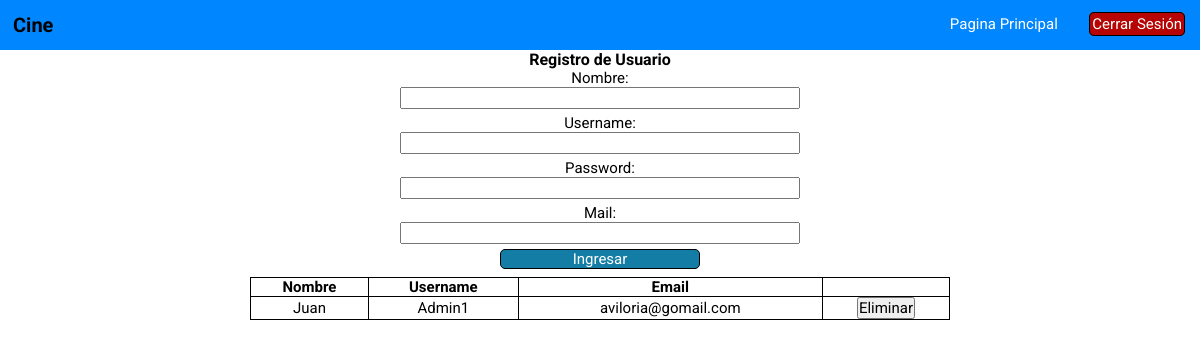
Page /registro.php on the committed database.
### tables this page shows
CREATE TABLE `users` (
  `id` int(11) NOT NULL,
  `nombre` varchar(50) NOT NULL,
  `username` varchar(30) NOT NULL,
  `password` varchar(30) NOT NULL,
  `email` varchar(50) NOT NULL
);

### registro.php (the view, shortened to what this page needs)
<?php
	require('conexion.php');
?>
	<!DOCTYPE html>
	<html>
	<head>
		<link rel="stylesheet" type="text/css" href="estilos.css">
	</head>
	<body>
		<header class="cabecera"><?php require 'header.php'; ?></header>
		<form action="" method="post">
			<h2>Registro de Usuario</h2>
			<label>Nombre: </label>
			<br><input type="text" name="Nombre" class="entrada"><br>
			<label>Username: </label>
			<br><input type="text" name="Username" class="entrada"><br>
			<label>Password: </label>
			<br><input type="password" name="Password" class="entrada"><br>
			<label>Mail: </label>
			<br><input type="text" name="Mail" class="entrada"><br>
			<input type="submit" name="ingresar" value="Ingresar" class="submit">
	</form>
<?php
	$sql = "SELECT * FROM users";
	$result = $conexion->query($sql);
?>
	<br>
	<center>
		<table class="tabla">
			<thead>
				<tr>
					<th>Nombre</th>
					<th>Username</th>
					<th>Email</th>
					<th></th>
				</tr>
			</thead>
<?php
	while ($datauser = $result->fetch_assoc()) {
?>
			<tbody>
				<tr>
					<td><?php echo $datauser['nombre']; ?></td>
					<td><?php echo $datauser['username']; ?></td>
					<td><?php echo $datauser['email']; ?></td>
					<td>
			            <form action="<?php echo htmlspecialchars($_SERVER['PHP_SELF']); ?>" method="post">
			                <button type="submit" name="Eliminar">Eliminar</button>
			            </form>
            		</td>
				</tr>
			</tbody>
<?php
		}
?>
		</table>
	</center>
	</body>
	</html>

### estilos.css (style rules this page uses)
* { font-size: 62.5%; font-family: 'Roboto', sans-serif; margin: 0; padding: 0; box-sizing: border-box; }
label { font-size: 1.5rem; }
h2 { font-size: 1.6rem; }
form { display: block; text-align: center; }
.entrada { font-size: 1.5rem; margin-bottom: 5px; width: 400px; }
.submit { font-size: 1.5rem; width: 200px; background-color: #137DA5; color: #fff; border-radius: 5px; border: 1.5px solid #000; cursor: pointer; }
button { font-size: 1.5rem; }
.tabla { width: 700px; border-: 1px solid #000; border-collapse: collapse; font-size: 1.5rem; text-align: center; }
.tabla th, .tabla td { border: 1px solid #000; font-size: 1.5rem; }
.cabecera { background-color: #0087FF; height: 50px; display: flex; justify-content: space-between; }

### rows in the picture
users: nombre "Juan", username "Admin1", email "aviloria@gomail.com"
